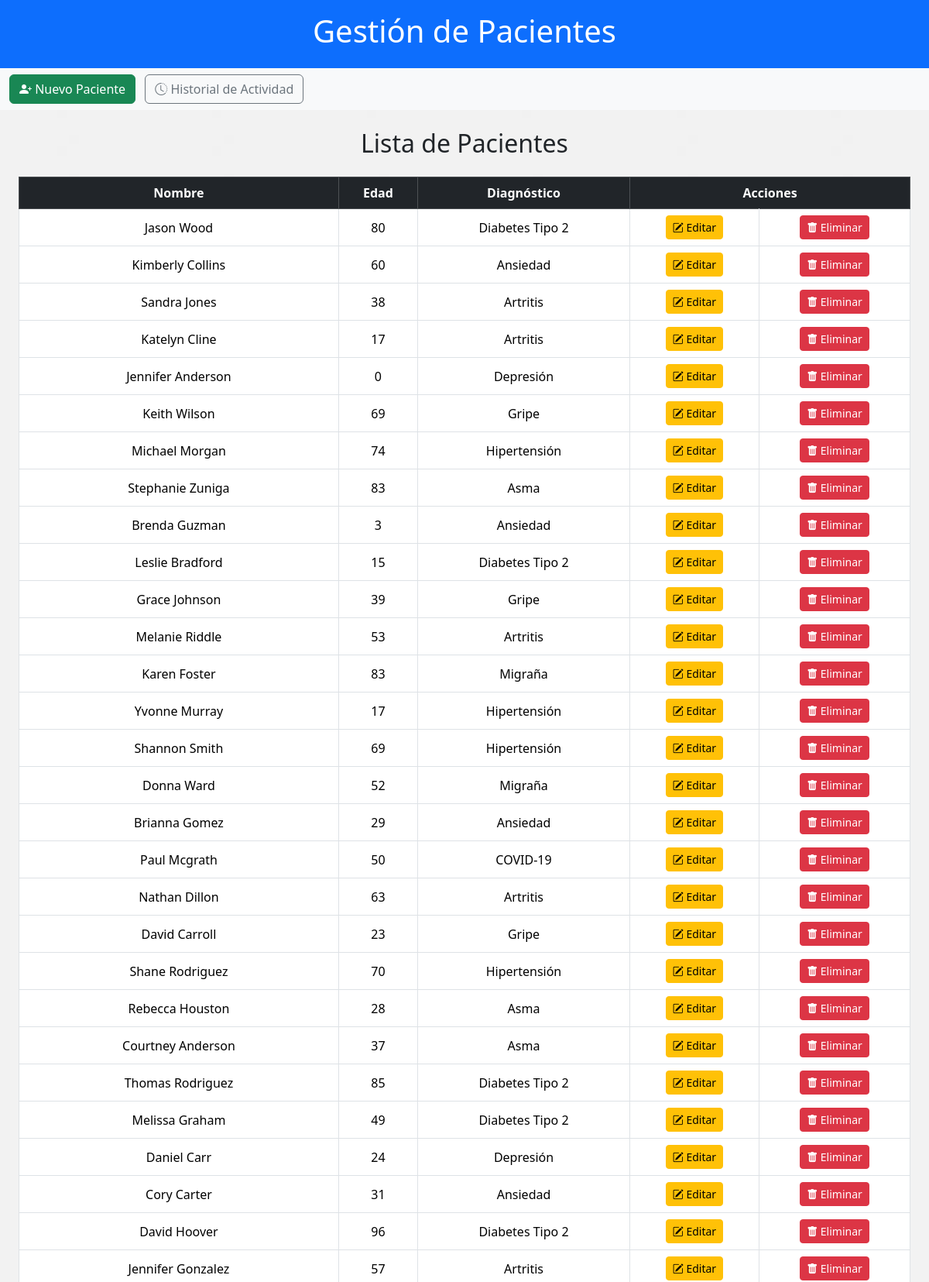
The page / (upper part) on the database its author committed.
### tables this page shows
CREATE TABLE Pacientes (
                id INTEGER PRIMARY KEY AUTOINCREMENT,
                nombre TEXT NOT NULL,
                edad INTEGER NOT NULL,
                diagnostico TEXT NOT NULL
            );

### app.py (the view)
@app.route('/')
def index():
    try:
        pacientes = db.obtener_pacientes()
        return render_template('index.html', pacientes=pacientes)
    except Exception as e:
        logger.error(f"Error al obtener pacientes: {e}")
        return render_template('error.html', message="No se pudo obtener la información de los pacientes.")

### app.py (called while the page is built)
@app.context_processor
def inject_current_year():
    return {'current_year': datetime.now().year}

### db.py (called while the page is built)
def handle_db_error(func):
    def wrapper(*args, **kwargs):
        try:
            return func(*args, **kwargs)
        except sqlite3.Error as e:
            print(f"Database error in {func.__name__}: {e}")
            return None
    return wrapper

@handle_db_error
def obtener_pacientes() -> List[sqlite3.Row]:
    with sqlite3.connect(DATABASE_PATH) as conn:
        conn.row_factory = sqlite3.Row
        cursor = conn.cursor()
        cursor.execute(f'SELECT * FROM {TABLE_PACIENTES}')
        return cursor.fetchall()

### templates/index.html (shortened to what this page needs)
{% extends 'base.html' %}
{% block content %}
<section class="container-fluid">
    <h2 class="mb-4 text-center">Lista de Pacientes</h2>
    <div class="table-responsive">
        <table class="table table-bordered table-hover align-middle text-center">
            <thead class="table-dark">
                <tr>
                    <th>Nombre</th>
                    <th>Edad</th>
                    <th>Diagnóstico</th>
                    <th colspan="2">Acciones</th>
                </tr>
            </thead>
            <tbody>
                {% for paciente in pacientes %}
                <tr>
                    <td>{{ paciente[1] }}</td>
                    <td>{{ paciente[2] }}</td>
                    <td>{{ paciente[3] }}</td>
                    <td>
                        <a href="{{ url_for('editar_paciente', id=paciente[0]) }}" class="btn btn-warning btn-sm">
                            <i class="bi bi-pencil-square"></i> Editar
                        </a>
                    </td>
                    <td>
                        <a href="{{ url_for('eliminar_paciente', id=paciente[0]) }}" class="btn btn-danger btn-sm" onclick="return confirm('¿Estás seguro que deseas eliminar este paciente?');">
                            <i class="bi bi-trash-fill"></i> Eliminar
                        </a>
                    </td>
                </tr>
                {% else %}
                <tr>
                    <td colspan="5">No hay pacientes registrados.</td>
                </tr>
                {% endfor %}
            </tbody>
        </table>
    </div>
</section>
{% endblock %}

### static/css/style.css (style rules this page uses)
body { background-image: url('711093.jpg'); background-size: cover; background-repeat: no-repeat; background-attachment: fixed; background-position: center; margin: 0; font-family: Arial, sans-serif; color: #333; }

### rows shown on the page
Pacientes: nombre "Jason Wood", edad "80", diagnostico "Diabetes Tipo 2"
Pacientes: nombre "Kimberly Collins", edad "60", diagnostico "Ansiedad"
Pacientes: nombre "Sandra Jones", edad "38", diagnostico "Artritis"
Pacientes: nombre "Katelyn Cline", edad "17", diagnostico "Artritis"
Pacientes: nombre "Jennifer Anderson", edad "0", diagnostico "Depresión"
Pacientes: nombre "Keith Wilson", edad "69", diagnostico "Gripe"
Pacientes: nombre "Michael Morgan", edad "74", diagnostico "Hipertensión"
Pacientes: nombre "Stephanie Zuniga", edad "83", diagnostico "Asma"
Pacientes: nombre "Brenda Guzman", edad "3", diagnostico "Ansiedad"
Pacientes: nombre "Leslie Bradford", edad "15", diagnostico "Diabetes Tipo 2"
Pacientes: nombre "Grace Johnson", edad "39", diagnostico "Gripe"
Pacientes: nombre "Melanie Riddle", edad "53", diagnostico "Artritis"
Pacientes: nombre "Karen Foster", edad "83", diagnostico "Migraña"
Pacientes: nombre "Yvonne Murray", edad "17", diagnostico "Hipertensión"
Pacientes: nombre "Shannon Smith", edad "69", diagnostico "Hipertensión"
Pacientes: nombre "Donna Ward", edad "52", diagnostico "Migraña"
Pacientes: nombre "Brianna Gomez", edad "29", diagnostico "Ansiedad"
Pacientes: nombre "Paul Mcgrath", edad "50", diagnostico "COVID-19"
Pacientes: nombre "Nathan Dillon", edad "63", diagnostico "Artritis"
Pacientes: nombre "David Carroll", edad "23", diagnostico "Gripe"
Pacientes: nombre "Shane Rodriguez", edad "70", diagnostico "Hipertensión"
Pacientes: nombre "Rebecca Houston", edad "28", diagnostico "Asma"
Pacientes: nombre "Courtney Anderson", edad "37", diagnostico "Asma"
Pacientes: nombre "Thomas Rodriguez", edad "85", diagnostico "Diabetes Tipo 2"
Pacientes: nombre "Melissa Graham", edad "49", diagnostico "Diabetes Tipo 2"
Pacientes: nombre "Daniel Carr", edad "24", diagnostico "Depresión"
Pacientes: nombre "Cory Carter", edad "31", diagnostico "Ansiedad"
Pacientes: nombre "David Hoover", edad "96", diagnostico "Diabetes Tipo 2"
Pacientes: nombre "Jennifer Gonzalez", edad "57", diagnostico "Artritis"
